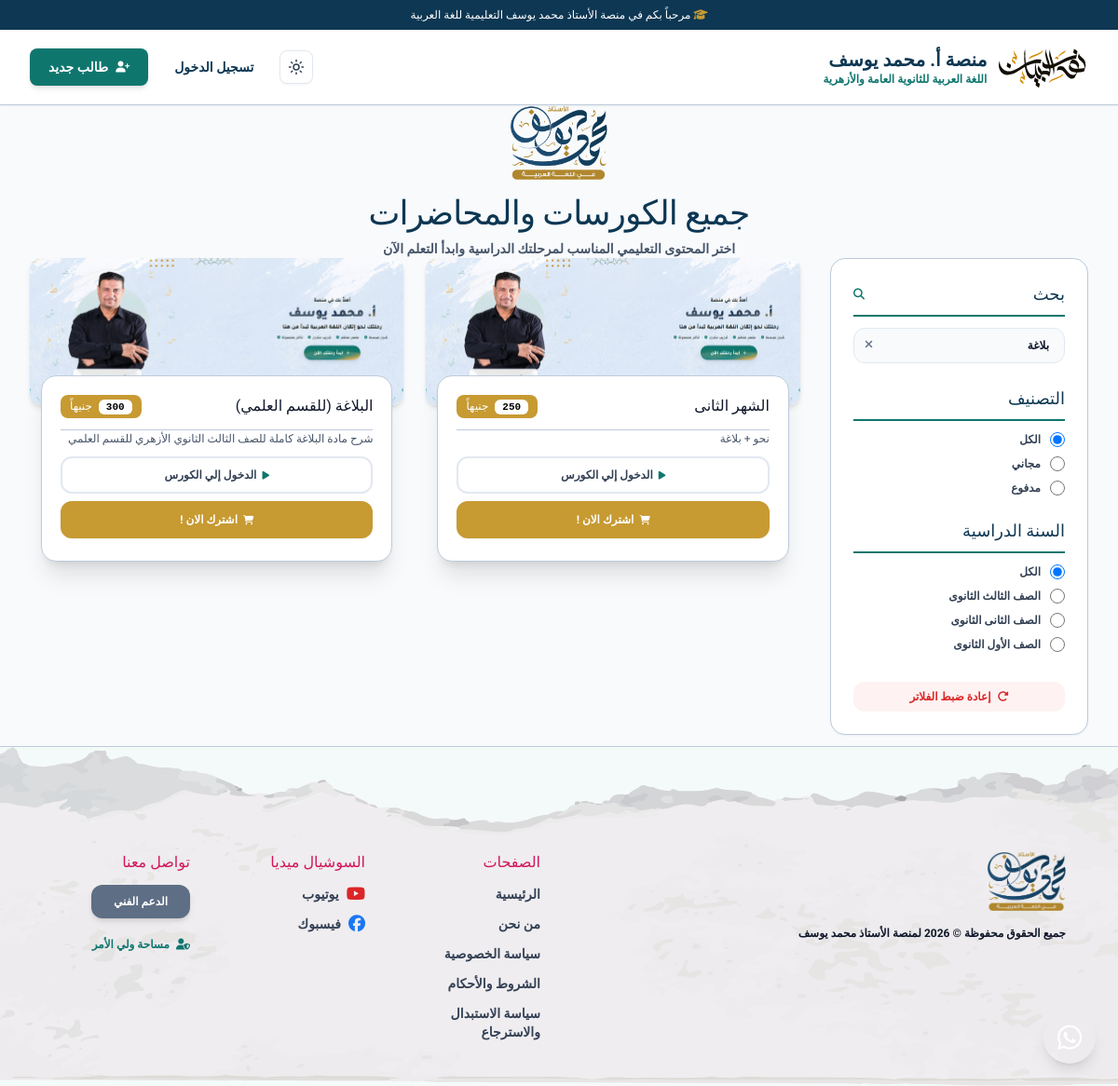
The app's page /courses.php?search=بلاغة with its own data.
### tables this page shows
CREATE TABLE `Year` (
  `id` varchar(50) NOT NULL,
  `name` varchar(255) NOT NULL,
  `image` text DEFAULT NULL,
  `order` int(11) DEFAULT 0,
  `hasSpecializations` tinyint(1) DEFAULT 0,
  `createdAt` datetime DEFAULT current_timestamp(),
  `updatedAt` datetime DEFAULT current_timestamp() ON UPDATE current_timestamp(),
  `nahwLink` text DEFAULT NULL,
  `sarfLink` text DEFAULT NULL,
  `balaghaLink` text DEFAULT NULL,
  `adabLink` text DEFAULT NULL,
  PRIMARY KEY (`id`)
);

CREATE TABLE `Course` (
  `id` varchar(50) NOT NULL,
  `title` varchar(255) NOT NULL,
  `description` text DEFAULT NULL,
  `price` double NOT NULL DEFAULT 0,
  `thumbnail` text DEFAULT NULL,
  `sectionId` varchar(50) DEFAULT NULL,
  `order` int(11) DEFAULT 0,
  `published` tinyint(1) DEFAULT 1,
  `featured` tinyint(1) DEFAULT 0,
  `specialization` enum('ADABI','ELMI') DEFAULT NULL,
  `createdAt` datetime DEFAULT current_timestamp(),
  `updatedAt` datetime DEFAULT current_timestamp() ON UPDATE current_timestamp(),
  PRIMARY KEY (`id`),
  KEY `sectionId` (`sectionId`),
  CONSTRAINT `Course_ibfk_1` FOREIGN KEY (`sectionId`) REFERENCES `Section` (`id`) ON DELETE SET NULL
);

### courses.php (the view, shortened to what this page needs)
<?php
require_once __DIR__ . '/includes/header.php';
$db = getDB();
$yearsStmt = $db->query("SELECT id, name FROM Year ORDER BY `order` ASC, createdAt ASC");
$years = $yearsStmt->fetchAll();
$search = trim($_GET['search'] ?? '');
$type = trim($_GET['type'] ?? '');
$selectedYear = trim($_GET['year'] ?? '');
$page = max(1, (int)($_GET['page'] ?? 1));
$limit = 9;
$offset = ($page - 1) * $limit;
$where = ["published = 1"];
$params = [];
if ($search !== '') {
    $where[] = "(title LIKE ? OR description LIKE ?)";
    $params[] = "%{$search}%";
    $params[] = "%{$search}%";
}
$whereSql = implode(' AND ', $where);
$coursesStmt = $db->prepare("
    SELECT * FROM Course
    WHERE {$whereSql}
    ORDER BY `order` ASC, createdAt DESC
    LIMIT {$limit} OFFSET {$offset}
");
$coursesStmt->execute($params);
$courses = $coursesStmt->fetchAll();
$fullEnrolledCourseIds = [];
$lessonEnrolledCourseIds = [];
function filterUrl($key, $val) {
    $q = $_GET;
    if ($val === '' || $val === null) {
        unset($q[$key]);
    } else {
        $q[$key] = $val;
    }
    $q['page'] = 1;
    return '?' . http_build_query($q);
}
?>
<div class="min-h-screen bg-slate-50/60 pb-28">
    <div class="flex flex-col justify-center items-center pt-24 pb-8">
        <a href="/" class="transition-transform hover:scale-105 duration-300">
            <img src="/public/identity/logo.png" alt="Logo" class="h-20 w-auto object-contain mx-auto mb-4 drop-shadow-sm">
        </a>
        <h1 class="text-3xl md:text-4xl font-black text-[#0d3753] tracking-tight">جميع الكورسات والمحاضرات</h1>
        <p class="text-sm font-bold text-slate-500 mt-2">اختر المحتوى التعليمي المناسب لمرحلتك الدراسية وابدأ التعلم الآن</p>
    </div>
    <div class="max-w-7xl mx-auto px-4 sm:px-6 lg:px-8">
        <div class="flex flex-col gap-8 lg:flex-row" dir="rtl">
            <aside class="w-full lg:w-1/4 space-y-6 rounded-2xl bg-white dark:bg-[#12283a] p-6 shadow-sm border border-slate-200/80 dark:border-slate-800 h-fit sticky top-24">
                <div>
                    <h3 class="mb-3 text-lg font-black text-[#0d3753] dark:text-white border-b-2 border-[#0f766e] pb-2 flex items-center justify-between">
                        <span>بحث</span>
                        <i class="fa-solid fa-magnifying-glass text-xs text-[#0f766e]"></i>
                    </h3>
                    <form method="GET" action="" class="relative">
                        <input
                            type="text"
                            name="search"
                            placeholder="ابحث عن كورس..."
                            value="<?= htmlspecialchars($search) ?>"
                            class="w-full rounded-xl border border-slate-200 dark:border-slate-700 bg-slate-50 dark:bg-slate-800/80 px-4 py-2.5 text-xs font-bold text-slate-800 dark:text-slate-100 placeholder-slate-400 outline-none transition focus:border-[#0f766e] focus:bg-white dark:focus:bg-slate-800 focus:ring-2 focus:ring-[#0f766e]/20"
                        />
                        <?php if ($search): ?>
                            <a href="<?= filterUrl('search', '') ?>" class="absolute left-3 top-2.5 text-slate-400 hover:text-slate-600 dark:hover:text-slate-200 text-xs">
                                <i class="fa-solid fa-xmark"></i>
                            </a>
                        <?php endif; ?>
                    </form>
                </div>
                <div>
                    <h3 class="mb-3 text-lg font-black text-[#0d3753] dark:text-white border-b-2 border-[#0f766e] pb-2">التصنيف</h3>
                    <div class="flex flex-col gap-2.5 text-xs font-bold text-slate-700 dark:text-slate-300">
                        <label class="flex items-center gap-2.5 cursor-pointer hover:text-[#0f766e] dark:hover:text-teal-400 transition">
                            <input type="radio" name="filter_type" onchange="location.href='<?= filterUrl('type', '') ?>'" <?= $type === '' ? 'checked' : '' ?> class="w-4 h-4 text-[#0f766e] accent-[#0f766e]">
                            <span>الكل</span>
                        </label>
                        <label class="flex items-center gap-2.5 cursor-pointer hover:text-[#0f766e] dark:hover:text-teal-400 transition">
                            <input type="radio" name="filter_type" onchange="location.href='<?= filterUrl('type', 'free') ?>'" <?= $type === 'free' ? 'checked' : '' ?> class="w-4 h-4 text-[#0f766e] accent-[#0f766e]">
                            <span>مجاني</span>
                        </label>
                        <label class="flex items-center gap-2.5 cursor-pointer hover:text-[#0f766e] dark:hover:text-teal-400 transition">
                            <input type="radio" name="filter_type" onchange="location.href='<?= filterUrl('type', 'paid') ?>'" <?= $type === 'paid' ? 'checked' : '' ?> class="w-4 h-4 text-[#0f766e] accent-[#0f766e]">
                            <span>مدفوع</span>
                        </label>
                    </div>
                </div>
                <div>
                    <h3 class="mb-3 text-lg font-black text-[#0d3753] dark:text-white border-b-2 border-[#0f766e] pb-2">السنة الدراسية</h3>
                    <div class="flex flex-col gap-2.5 text-xs font-bold text-slate-700 dark:text-slate-300">
                        <label class="flex items-center gap-2.5 cursor-pointer hover:text-[#0f766e] dark:hover:text-teal-400 transition">
                            <input type="radio" name="filter_year" onchange="location.href='<?= filterUrl('year', '') ?>'" <?= $selectedYear === '' ? 'checked' : '' ?> class="w-4 h-4 text-[#0f766e] accent-[#0f766e]">
                            <span>الكل</span>
                        </label>
                        <?php foreach ($years as $y): ?>
                            <label class="flex items-center gap-2.5 cursor-pointer hover:text-[#0f766e] dark:hover:text-teal-400 transition">
                                <input type="radio" name="filter_year" onchange="location.href='<?= filterUrl('year', $y['id']) ?>'" <?= $selectedYear === $y['id'] ? 'checked' : '' ?> class="w-4 h-4 text-[#0f766e] accent-[#0f766e]">
                                <span><?= htmlspecialchars($y['name']) ?></span>
                            </label>
                        <?php endforeach; ?>
                    </div>
                </div>
                <?php if ($search || $type || $selectedYear): ?>
                    <div class="pt-2">
                        <a href="/courses.php" class="block w-full text-center py-2 rounded-xl text-xs font-bold text-red-600 bg-red-50 hover:bg-red-100 transition">
                            <i class="fa-solid fa-rotate-right ml-1"></i> إعادة ضبط الفلاتر
                        </a>
                    </div>
                <?php endif; ?>
            </aside>
            <div class="w-full lg:w-3/4 space-y-8">
                <?php if (empty($courses)): ?>
                    <div class="py-20 text-center rounded-2xl bg-white border border-slate-200/80 p-8 shadow-sm">
                        <div class="w-16 h-16 rounded-full bg-slate-100 text-slate-400 flex items-center justify-center mx-auto mb-4 text-2xl">
                            <i class="fa-solid fa-box-open"></i>
                        </div>
                        <h3 class="text-lg font-bold text-slate-800 mb-1">لا توجد كورسات مطابقة لبحثك</h3>
                        <p class="text-xs text-slate-500 mb-4">جرب البحث بكلمات أخرى أو اختر مرحلة دراسية مختلفة</p>
                        <a href="/courses.php" class="inline-flex items-center gap-2 px-5 py-2.5 rounded-xl bg-[#0f766e] text-white text-xs font-bold hover:bg-[#0d635c] transition">
                            عرض جميع الكورسات
                        </a>
                    </div>
                <?php else: ?>
                    <div class="grid grid-cols-1 md:grid-cols-2 xl:grid-cols-3 gap-6">
                        <?php foreach ($courses as $c): ?>
                            <?php
                                $isFullEnrolled = in_array($c['id'], $fullEnrolledCourseIds);
                                $isLessonEnrolled = in_array($c['id'], $lessonEnrolledCourseIds);
                                $thumb = $c['thumbnail'] ?: '/public/identity/logo.png';
                            ?>
                            <div class="group relative max-w-[540px] max-lg:max-w-full">
                                <div class="w-full overflow-hidden rounded-xl shadow-md bg-slate-100 aspect-video">
                                    <img
                                        src="<?= htmlspecialchars($thumb) ?>"
                                        alt="<?= htmlspecialchars($c['title']) ?>"
                                        class="w-full h-full object-cover transform transition duration-500 ease-out group-hover:scale-110 group-hover:brightness-105"
                                        loading="lazy"
                                    />
                                </div>
                                <div class="px-3">
                                    <div class="duration-300 min-h-[200px] -translate-y-8 space-y-3.5 rounded-2xl bg-white dark:bg-[#12283a] px-5 py-5 shadow-xl border border-slate-100 dark:border-slate-800 transition-all group-hover:-translate-y-9 group-hover:shadow-2xl">
                                        <div class="flex items-start justify-between border-b border-slate-100 dark:border-slate-800 pb-3 gap-2">
                                            <h2 class="text-base font-black text-slate-900 dark:text-white group-hover:text-[#0f766e] dark:group-hover:text-teal-400 transition-colors line-clamp-1">
                                                <?= htmlspecialchars($c['title']) ?>
                                            </h2>
                                            <div class="max-h-fit rounded-lg bg-[#c79a32] px-2.5 py-1 text-center text-xs font-black text-white shrink-0 transition-transform duration-300 group-hover:rotate-2">
                                                <?php if ($isFullEnrolled): ?>
                                                    <span class="rounded-md bg-emerald-600 text-white px-2 py-0.5 text-[11px] font-black">مشترك في الكورس كاملاً</span>
                                                <?php elseif ($isLessonEnrolled): ?>
                                                    <span class="rounded-md bg-amber-500 text-white px-2 py-0.5 text-[11px] font-black">مشترك في حصة منفصلة</span>
                                                <?php elseif ($c['price'] > 0): ?>
                                                    <span class="ml-1 rounded-md bg-white px-2 py-0.5 text-black font-mono text-[11px] font-bold"><?= number_format((float)$c['price'], 0) ?></span> جنيهاً
                                                <?php else: ?>
                                                    مجاني
                                                <?php endif; ?>
                                            </div>
                                        </div>
                                        <div class="space-y-2">
                                            <p class="font-normal text-slate-500 dark:text-slate-400 text-xs line-clamp-2 leading-relaxed">
                                                <?= htmlspecialchars($c['description'] ?: 'شرح وتدريبات تفاعلية متكاملة لمادة اللغة العربية') ?>
                                            </p>
                                        </div>
                                        <div class="flex flex-col justify-center gap-2 pt-2">
                                            <a href="/course.php?id=<?= urlencode($c['id']) ?>" class="w-full">
                                                <button class="w-full py-2.5 rounded-xl font-bold text-xs border-2 border-slate-200 dark:border-slate-700 bg-white dark:bg-slate-800/80 text-slate-700 dark:text-slate-200 transition duration-200 hover:-translate-y-[2px] hover:border-[#c79a32] hover:bg-slate-50 dark:hover:bg-slate-800 flex items-center justify-center gap-1.5">
                                                    <i class="fa-solid fa-play text-[10px] text-[#0f766e] dark:text-teal-400"></i>
                                                    <span><?= $isLessonEnrolled ? 'الدخول لمتابعة الحصة' : 'الدخول إلي الكورس' ?></span>
                                                </button>
                                            </a>
                                            <?php if (!$isFullEnrolled && $c['price'] > 0): ?>
                                                <a href="/purchase.php?id=<?= urlencode($c['id']) ?>" class="w-full">
                                                    <button class="w-full py-2.5 rounded-xl font-bold text-xs border-2 border-[#c79a32] bg-[#c79a32] text-white transition duration-200 hover:-translate-y-[2px] hover:bg-[#b08728] shadow-sm flex items-center justify-center gap-1.5">
                                                        <i class="fa-solid fa-cart-shopping text-[10px]"></i>
                                                        <span><?= $isLessonEnrolled ? 'ترقية للكورس كاملاً (' . number_format($c['price'], 0) . ' ج.م)' : 'اشترك الان !' ?></span>
                                                    </button>
                                                </a>
                                            <?php endif; ?>
                                        </div>
                                    </div>
                                </div>
                            </div>
                        <?php endforeach; ?>
                    </div>
                <?php endif; ?>
            </div>
        </div>
    </div>
</div>
<?php require_once __DIR__ . '/includes/footer.php'; ?>

### includes/header.php (style rules this page uses)
:root { --font-family: 'Almarai', 'Cairo', sans-serif; --PPBackgroundColor: #ffffff; --PPrimaryColor: #0f766e; --PButtonColor: #c79a32; --PTextColor: #111a14; --PCardColor: #f4f8fa; --PThirdColor: #0d3753; }
body { font-family: 'Almarai', 'Cairo', system-ui, sans-serif; background-color: #f8fafc; color: #0f172a; direction: rtl; overflow-x: hidden; transition: background-color 0.2s ease, color 0.2s ease; }

### records on screen
year: filter_year "☐ الصف الثالث الثانوى", name "الصف الثالث الثانوى"
year: filter_year "☐ الصف الثانى الثانوى", name "الصف الثانى الثانوى"
year: filter_year "☐ الصف الأول الثانوى", name "الصف الأول الثانوى"
course: thumbnail (picture), title "الشهر الثانى", price "250", description "نحو + بلاغة", shows "الدخول إلي الكورس", shows "اشترك الان !"
course: thumbnail (picture), title "البلاغة (للقسم العلمي)", price "300", description "شرح مادة البلاغة كاملة للصف الثالث الثانوي الأزهري للقسم العلمي", shows "الدخول إلي الكورس", shows "اشترك الان !"
